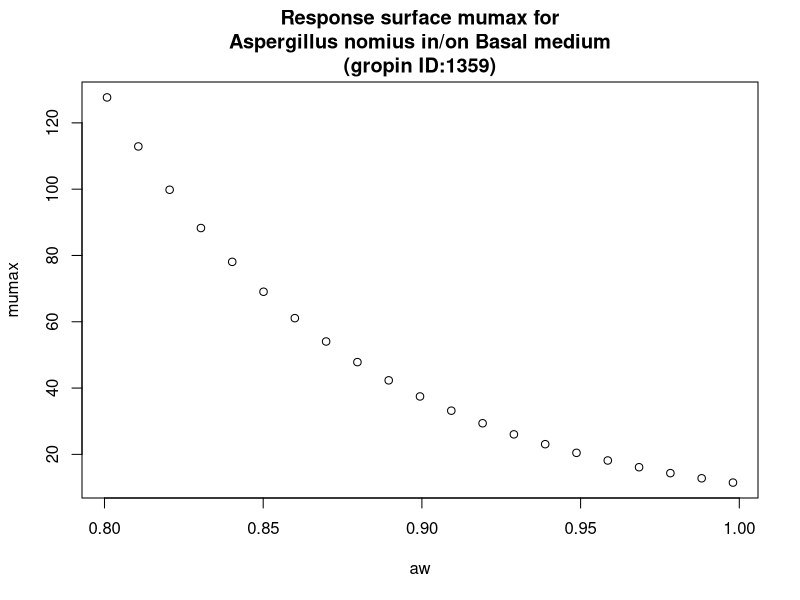

Source code (R):
#############################
# start of Parameter script
#############################
aw <- seq(0.8008,0.998001998001998,length.out=21)
#############################
# end of Parameter script
#############################
############################# 
# start of Model script Gropin ID 1359 
#############################
 
# constant coefficients for this model
 
variables <- data.frame(aw)
argumentsPar <- expand.grid(variables)
 
# heart of the model
response_surface <- function(aw) {
   mumax <-exp(2.429-0.303*sqrt(1-aw)+12.83*(sqrt(1-aw))^2)

return(mumax=mumax)
} 

# output parameters
responseSurface <- cbind(argumentsPar,response_surface(argumentsPar['aw']))
colnames(responseSurface) <- c(colnames(argumentsPar),'mumax')
#############################
# End of Model script
#############################
############################# 
# start of Visualisation script Gropin ID 1359 
#############################
plot(aw,responseSurface$'mumax',xlab='aw',
                          ylab='mumax',main='Response surface mumax for
Aspergillus nomius in/on Basal medium
(gropin ID:1359)')
#############################
# End of Visualisation script
#############################
